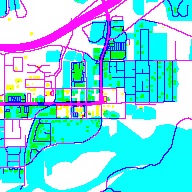
#> input picture 103956272.png, 192 x 192 px
$ python main.py
#> lines starting #> are read from the running program, lines starting #| are printed output that depends on the picture
import numpy as np
import matplotlib.pyplot as plt
from matplotlib.image import imread
from PIL import Image


data = np.load(r"S2A_11SQA_20200415_0_L2A.npz")
#> (reads S2A_11SQA_20200415_0_L2A.npz from the repository)
im1 = data["gsd_10"]
im_natural_color = np.delete(im1, 3, 2)
im_infrared = np.delete(im1, np.s_[:3], 2)

plt.imshow(im_natural_color)
plt.show()
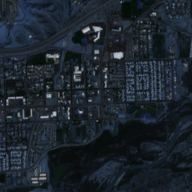
#> shown: shape (192, 192, 3) float32; mean R, G, B 0.115, 0.148, 0.181

plt.imshow(im_infrared)
plt.show()
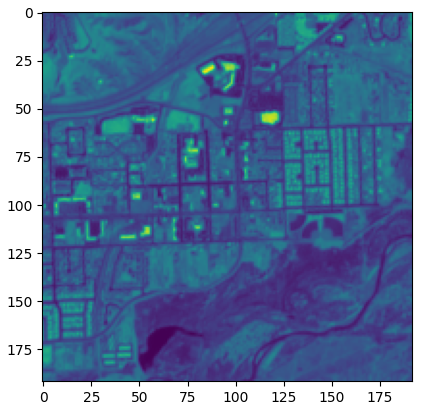
#> figure drawn by matplotlib, 1 panel
im = plt.imread("103956272.png")
#> im is the input picture: shape (192, 192, 3) float32; mean R, G, B 0.478, 0.862, 0.935
plt.imshow(im)

plt.show()


image = Image.open('103956272.png')
splitted_channels = image.split()
print(splitted_channels)
#| (<PIL.Image.Image image mode=L size=192x192 at 0x7F0E82B0BE50>, <PIL.Image.Image image mode=L size=192x192 at 0x7F0E82B276D0>, <PIL.Image.Image image mode=L size=192x192 at 0x7F0E82B27A50>)
plt.imshow(splitted_channels[0])
image_array = np.array(splitted_channels[0])
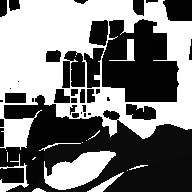
#> image_array: shape (192, 192); min 1, max 255, mean 121.9

px_value_set = set([])
for col in image_array[:]:
    for value in col:
        px_value_set.add(value)
#> after the loop, px_value_set = 8 items

print(px_value_set)
#| {1, 2, 3, 4, 5, 9, 11, 255}

plt.show()

plt.imshow(splitted_channels[1])

plt.show()
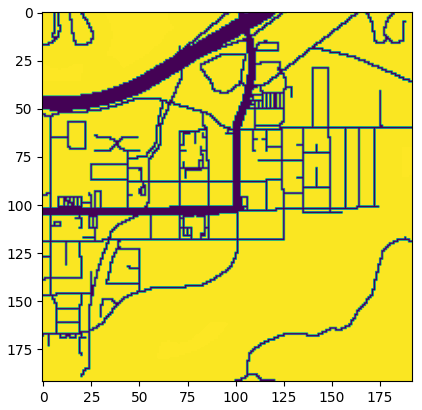
#> figure drawn by matplotlib, 1 panel

plt.imshow(splitted_channels[2])

plt.show()
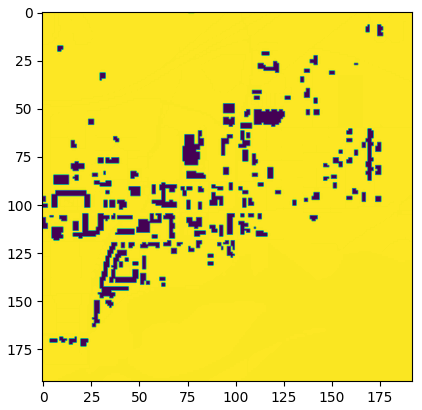
#> figure drawn by matplotlib, 1 panel
